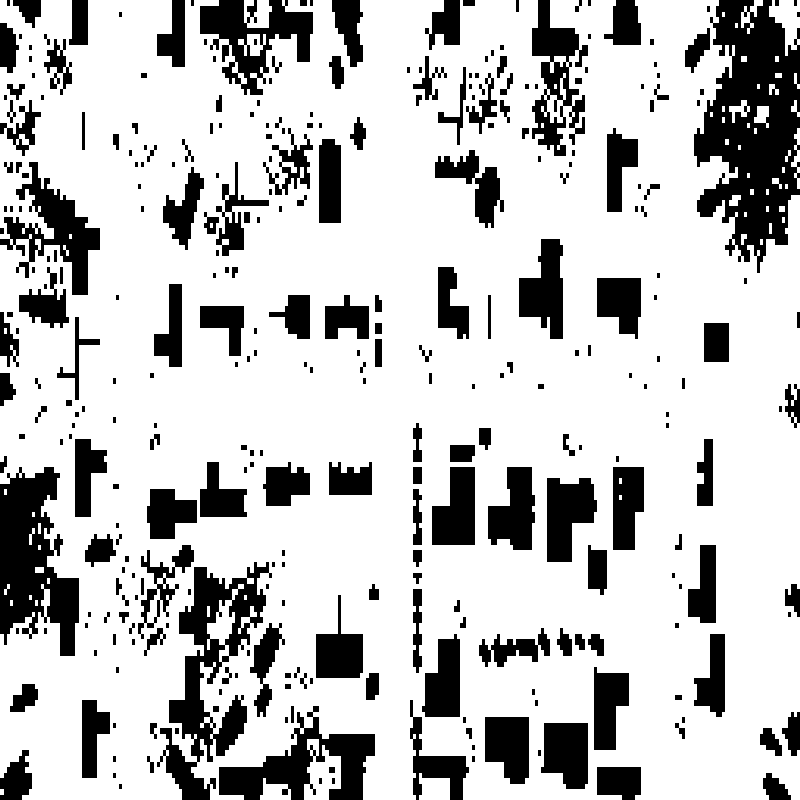
#> input picture obstacle_grid.png, 800 x 800 px, found by its file name
$ python visualize_safe_mask.py
#> lines starting #> are read from the running program, lines starting #| are printed output that depends on the picture; after the words box and inside, x2 and y2 are one past the last pixel; in counts of white or black regions, pixels touching at a corner belong together
import cv2
import numpy as np

GRID_PATH = "..\obstacle_grid.png"

def create_circular_kernel(radius):
    size = radius * 2 + 1
    kernel = np.zeros((size, size), np.uint8)
    cv2.circle(kernel, (radius, radius), radius, 1, -1)
    return kernel


def visualize_safety_margin(safety_margin_px=20):
#> called with safety_margin_px = 1
    grid = cv2.imread(GRID_PATH, cv2.IMREAD_GRAYSCALE)
#> grid: shape (800, 800); 76.6% white; 324 black regions (133 under 20 px), largest, box (x1, y1, x2, y2) and area: (694, 0, 800, 273) 17488, (157, 562, 272, 800) 9334, (0, 467, 79, 656) 9095
    if grid is None:
        raise FileNotFoundError(f"Cannot load {GRID_PATH}")

    # 原始 free mask
    free_mask = (grid > 200).astype(np.uint8)

    # 膨胀障碍（=收缩 free space）
    kernel = create_circular_kernel(radius=8)
    safe_mask = cv2.erode(free_mask, kernel, iterations=1)
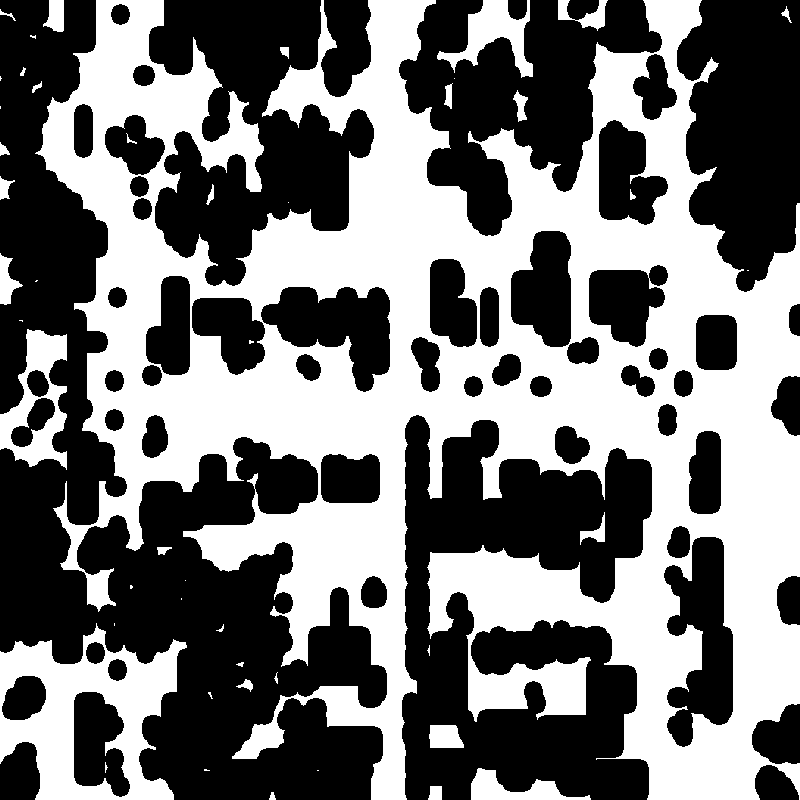
#> safe_mask: shape (800, 800); values 0 (black) and 1 (white), 46% white; 47 white regions (18 under 20 px), largest, box (x1, y1, x2, y2) and area: (35, 0, 800, 800) 265295, (0, 623, 187, 800) 15757, (0, 329, 67, 470) 4318

    # 可视化
    original_vis = cv2.cvtColor(grid, cv2.COLOR_GRAY2BGR)
#> original_vis is the input picture: shape (800, 800, 3); 76.6% white; 324 black regions (133 under 20 px), largest, box (x1, y1, x2, y2) and area: (694, 0, 800, 273) 17488, (157, 562, 272, 800) 9334, (0, 467, 79, 656) 9095

    # 红色 = 被“吃掉”的区域（原来安全，现在不安全）
    removed = (free_mask == 1) & (safe_mask == 0)
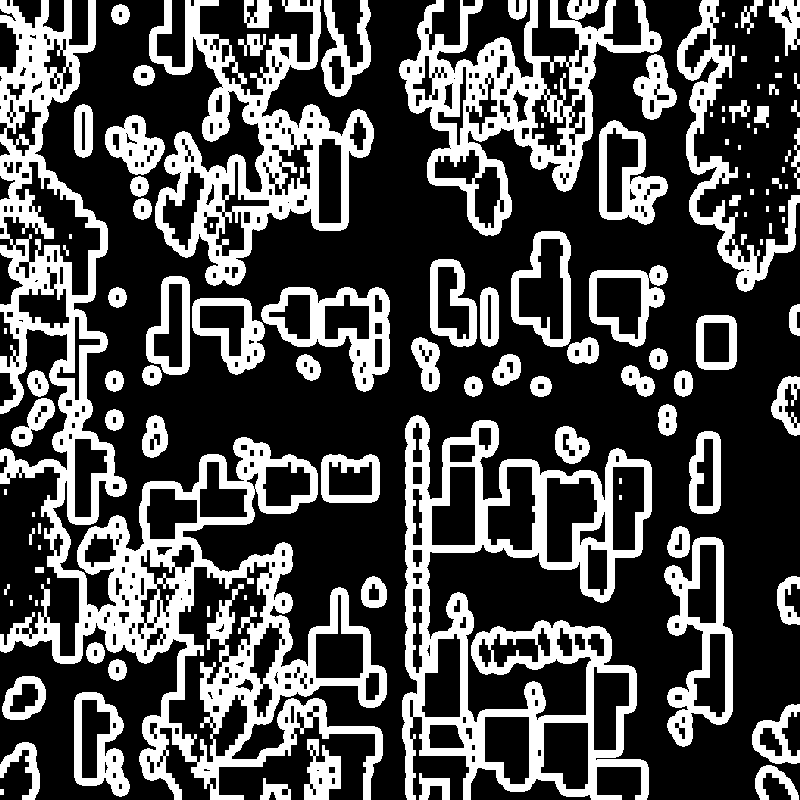
#> removed: shape (800, 800) bool; 30.6% white; 119 white regions (32 under 20 px), largest, box (x1, y1, x2, y2) and area: (0, 0, 387, 800) 57752, (402, 415, 652, 800) 30027, (149, 0, 374, 286) 20212

    vis = original_vis.copy()
    vis[removed] = (0, 0, 255)   # 红色标出危险边界
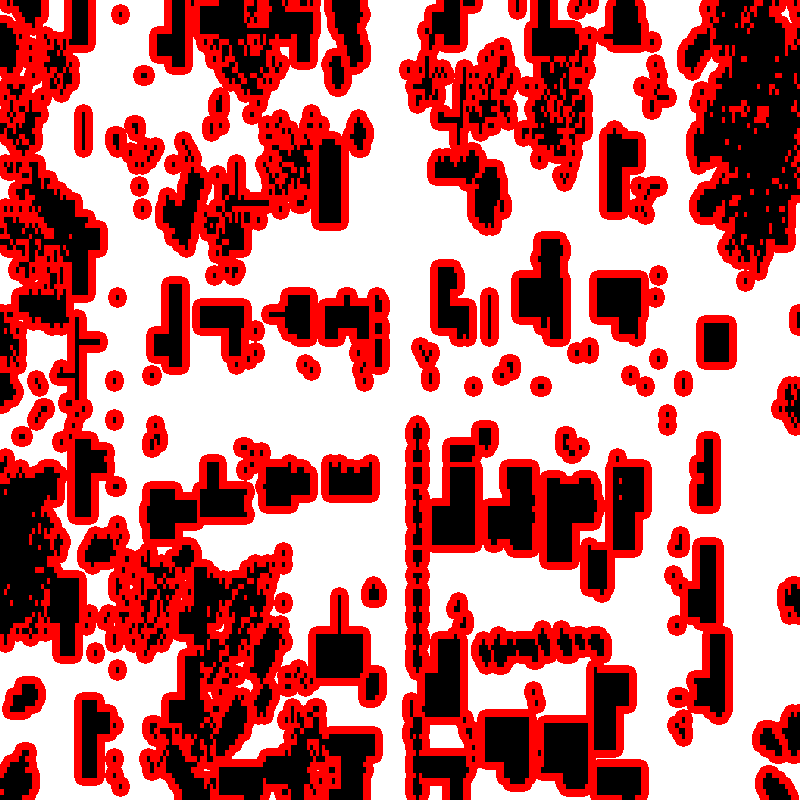
#> vis: shape (800, 800, 3); mean B, G, R 117.3, 117.3, 195.2

    safe_vis = (safe_mask * 255).astype(np.uint8)

    cv2.imshow("Original Grid", original_vis)
    cv2.imshow("Safe Mask (After Erosion)", safe_vis)
    cv2.imshow(f"Overlay (margin={safety_margin_px})", vis)

    print(f"Safety margin: {safety_margin_px}px")
    print("White = safe, Black = obstacle, Red = removed unsafe boundary")

    cv2.waitKey(0)
    cv2.destroyAllWindows()


if __name__ == "__main__":
    for margin in [1,2,3]:
        visualize_safety_margin(margin)
